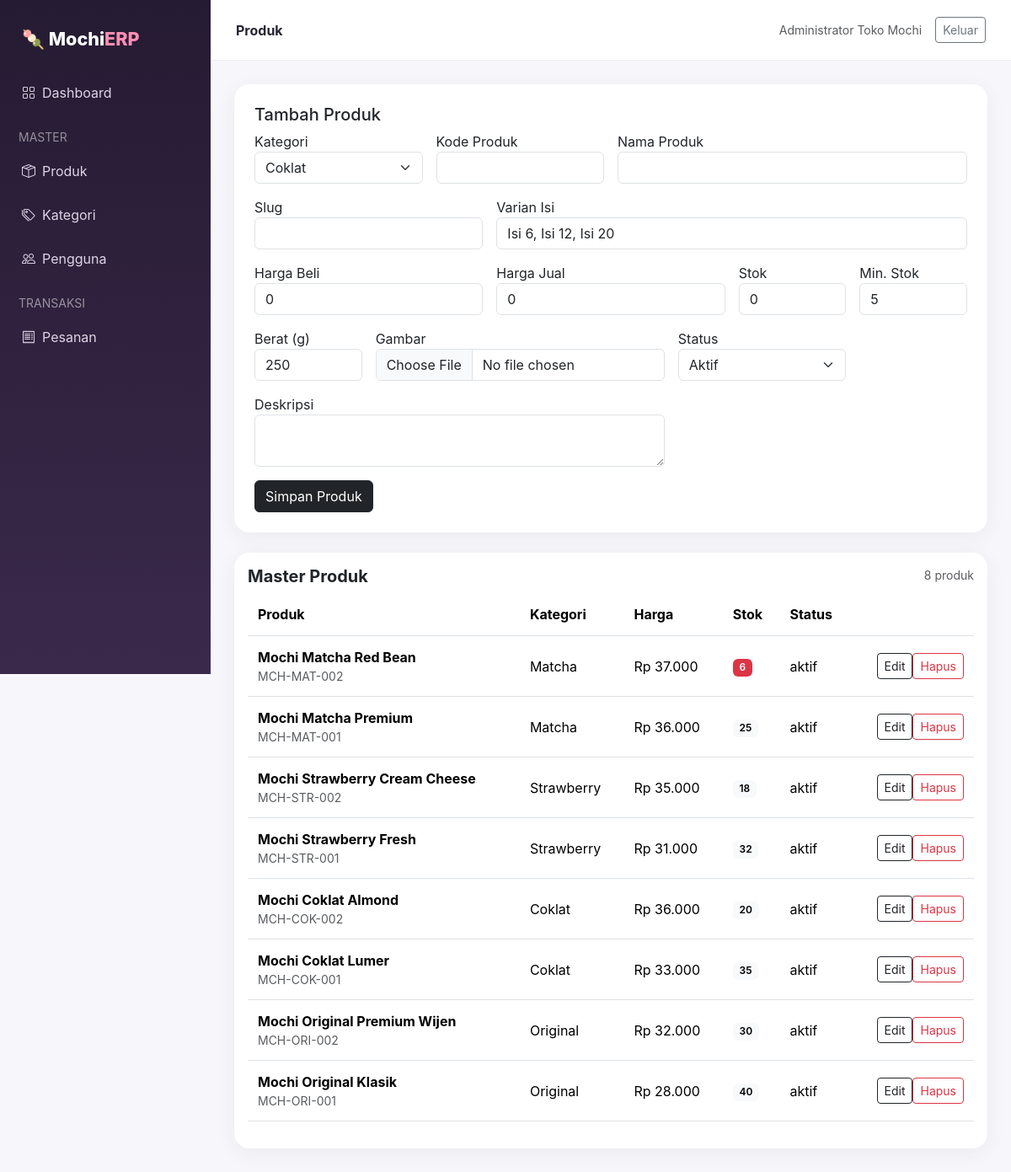
Screenshot of /index.php?route=produk (signed in) with the database file from the repository.
### tables this page shows
CREATE TABLE `produk` (
  `id` INT AUTO_INCREMENT PRIMARY KEY,
  `kategori_id` INT NOT NULL COMMENT 'Relasi ke tabel kategori (rasa mochi)',
  `kode_produk` VARCHAR(30) NOT NULL UNIQUE COMMENT 'SKU / Barcode unik produk (misal: MCH-ORI-001)',
  `nama_produk` VARCHAR(150) NOT NULL COMMENT 'Nama komersial mochi',
  `slug` VARCHAR(180) NOT NULL UNIQUE COMMENT 'Slug untuk URL detail produk',
  `deskripsi` TEXT DEFAULT NULL COMMENT 'Deskripsi detail isian dan bahan mochi',
  `varian_isi` VARCHAR(50) NOT NULL DEFAULT 'Isi 6, Isi 12, Isi 20' COMMENT 'Pilihan varian jumlah isi per box yang tersedia',
  `harga_beli` DECIMAL(12,2) NOT NULL DEFAULT 0.00 COMMENT 'HPP (Harga Pokok Pembelian) satuan saat produksi/restock',
  `harga_jual` DECIMAL(12,2) NOT NULL DEFAULT 0.00 COMMENT 'Harga jual ke konsumen e-commerce',
  `stok` INT NOT NULL DEFAULT 0 COMMENT 'Jumlah stok fisik (box) saat ini',
  `stok_minimum` INT NOT NULL DEFAULT 5 COMMENT 'Batas peringatan stok menipis pada dashboard ERP',
  `berat_gram` INT NOT NULL DEFAULT 250 COMMENT 'Berat produk dalam gram untuk hitung ongkir',
  `gambar` VARCHAR(255) DEFAULT 'default_mochi.jpg' COMMENT 'Nama file foto produk',
  `status` ENUM('aktif', 'nonaktif') NOT NULL DEFAULT 'aktif' COMMENT 'Status tayang di katalog',
  `dibuat_pada` DATETIME DEFAULT CURRENT_TIMESTAMP,
  `diperbarui_pada` DATETIME DEFAULT CURRENT_TIMESTAMP ON UPDATE CURRENT_TIMESTAMP,
  CONSTRAINT `fk_produk_kategori` FOREIGN KEY (`kategori_id`) REFERENCES `kategori` (`id`) ON DELETE
  RESTRICT ON UPDATE CASCADE
);

CREATE TABLE `kategori` (
  `id` INT AUTO_INCREMENT PRIMARY KEY,
  `nama_kategori` VARCHAR(100) NOT NULL COMMENT 'Nama kategori rasa mochi (Original, Coklat, Strawberry, Matcha)',
  `slug` VARCHAR(120) NOT NULL UNIQUE COMMENT 'Slug ramah URL',
  `deskripsi` TEXT DEFAULT NULL COMMENT 'Penjelasan singkat kategori rasa',
  `dibuat_pada` DATETIME DEFAULT CURRENT_TIMESTAMP
);

### config/app.php (called while the page is built, shortened)
<?php
function db(): PDO {
    static $db;
    if (!$db) $db = (new Database())->connect();
    return $db;
}
function e($value): string {
    return htmlspecialchars((string)$value, ENT_QUOTES, 'UTF-8');
}
function rupiah($n): string {
    return 'Rp '.number_format((float)$n, 0, ',', '.');
}
function view(string $name, array $data=[]): void {
    extract($data);
    require __DIR__.'/../app/views/'.$name.'.php';
}

### app/controllers/ProdukController.php (called while the page is built, shortened)
<?php
class ProdukController {
    public function index() {
        $edit=null;
        $rows=db()->query("SELECT p.*,k.nama_kategori FROM produk p JOIN kategori k ON k.id=p.kategori_id ORDER BY p.id DESC")->fetchAll();
        $categories=db()->query("SELECT * FROM kategori ORDER BY nama_kategori")->fetchAll();
        view('produk/index',compact('rows','categories','edit'));
    }
}

### public/index.php (called while the page is built, shortened)
<?php
require_once __DIR__.'/../config/app.php';
$route = $_GET['route'] ?? 'catalog';
$map = [
 'home' => ['HomeController','index'],
 'kategori' => ['KategoriController','index'],
 'produk' => ['ProdukController','index'],
 'pengguna' => ['PenggunaController','index'],
 'pesanan' => ['PesananController','index'],
 'keranjang' => ['KeranjangController','keranjang'],
 'checkout' => ['KeranjangController','checkout'],
 'pembayaran' => ['KeranjangController','pembayaran'],
];
[$controller,$method] = $map[$route];
(new $controller())->$method();

### app/views/produk/index.php (the view)
<?php $title='Produk'; require __DIR__.'/../partials/header.php'; ?>
<div class="card p-4 mb-4"><h5><?= $edit?'Edit':'Tambah' ?> Produk</h5><form method="post" enctype="multipart/form-data"><?php echo csrf_field(); ?><input type="hidden" name="action" value="save"><input type="hidden" name="id" value="<?=e($edit['id']??'')?>"><input type="hidden" name="gambar_lama" value="<?=e($edit['gambar']??'')?>"><div class="row g-3"><div class="col-md-3"><label>Kategori</label><select class="form-select" name="kategori_id" required><?php foreach($categories as $c): ?><option value="<?=$c['id']?>" <?=($edit['kategori_id']??'')==$c['id']?'selected':''?>><?=e($c['nama_kategori'])?></option><?php endforeach; ?></select></div><div class="col-md-3"><label>Kode Produk</label><input class="form-control" name="kode_produk" required value="<?=e($edit['kode_produk']??'')?>"></div><div class="col-md-6"><label>Nama Produk</label><input class="form-control" name="nama_produk" required value="<?=e($edit['nama_produk']??'')?>"></div><div class="col-md-4"><label>Slug</label><input class="form-control" name="slug" required value="<?=e($edit['slug']??'')?>"></div><div class="col-md-8"><label>Varian Isi</label><input class="form-control" name="varian_isi" value="<?=e($edit['varian_isi']??'Isi 6, Isi 12, Isi 20')?>"></div><div class="col-md-4"><label>Harga Beli</label><input class="form-control" type="number" name="harga_beli" value="<?=e($edit['harga_beli']??0)?>"></div><div class="col-md-4"><label>Harga Jual</label><input class="form-control" type="number" name="harga_jual" value="<?=e($edit['harga_jual']??0)?>"></div><div class="col-md-2"><label>Stok</label><input class="form-control" type="number" name="stok" value="<?=e($edit['stok']??0)?>"></div><div class="col-md-2"><label>Min. Stok</label><input class="form-control" type="number" name="stok_minimum" value="<?=e($edit['stok_minimum']??5)?>"></div><div class="col-md-2"><label>Berat (g)</label><input class="form-control" type="number" name="berat_gram" value="<?=e($edit['berat_gram']??250)?>"></div><div class="col-md-5"><label>Gambar</label><input class="form-control" type="file" name="gambar" accept=".jpg,.jpeg,.png,.webp,.svg"></div><div class="col-md-3"><label>Status</label><select class="form-select" name="status"><option value="aktif" <?=($edit['status']??'aktif')==='aktif'?'selected':''?>>Aktif</option><option value="nonaktif" <?=($edit['status']??'')==='nonaktif'?'selected':''?>>Nonaktif</option></select></div><div class="col-md-7"><label>Deskripsi</label><textarea class="form-control" name="deskripsi"><?=e($edit['deskripsi']??'')?></textarea></div></div><div class="mt-3"><button class="btn btn-dark">Simpan Produk</button> <?php if($edit): ?><a class="btn btn-light" href="?route=produk">Batal</a><?php endif; ?></div></form></div>
<div class="card p-3"><div class="d-flex justify-content-between"><h5 class="fw-bold">Master Produk</h5><span class="text-muted small"><?=count($rows)?> produk</span></div><div class="table-responsive"><table class="table align-middle"><thead><tr><th>Produk</th><th>Kategori</th><th>Harga</th><th>Stok</th><th>Status</th><th></th></tr></thead><tbody><?php foreach($rows as $r): ?><tr><td><div class="d-flex gap-2 align-items-center"><img class="product-img" src="<?=base_url('uploads/'.e($r['gambar']))?>" onerror="this.style.display='none'"><div><strong><?=e($r['nama_produk'])?></strong><div class="small text-muted"><?=e($r['kode_produk'])?></div></div></div></td><td><?=e($r['nama_kategori'])?></td><td><?=rupiah($r['harga_jual'])?></td><td><span class="badge <?=$r['stok']<=$r['stok_minimum']?'text-bg-danger':'text-bg-light'?>"><?=$r['stok']?></span></td><td><?=e($r['status'])?></td><td class="text-end"><a class="btn btn-sm btn-outline-dark" href="?route=produk&edit=<?=$r['id']?>">Edit</a><form class="d-inline" method="post"><?php echo csrf_field(); ?><input type="hidden" name="action" value="delete"><input type="hidden" name="id" value="<?=$r['id']?>"><button data-confirm="Hapus produk?" class="btn btn-sm btn-outline-danger">Hapus</button></form></td></tr><?php endforeach; ?></tbody></table></div></div>
<?php require __DIR__.'/../partials/footer.php'; ?>

### app/views/partials/header.php (style rules this page uses)
:root { --pink:#ff6b9d;--dark:#241b2f;--cream:#fff9f4 }
body { background:#f7f7fb;color:#282433;font-family:Inter,system-ui,-apple-system,Segoe UI,sans-serif }
.card { border:0;border-radius:18px;box-shadow:0 5px 24px rgba(35,25,45,.06) }
.table> :not(caption)>*>* { padding:13px 12px }
.badge { font-weight:600 }

### rows the page displays
produk: nama_produk "Mochi Matcha Red Bean", kode_produk "MCH-MAT-002", kategori.nama_kategori "Matcha", harga_jual "Rp 37.000", stok "6", status "aktif"
produk: nama_produk "Mochi Matcha Premium", kode_produk "MCH-MAT-001", kategori.nama_kategori "Matcha", harga_jual "Rp 36.000", stok "25", status "aktif"
produk: nama_produk "Mochi Strawberry Cream Cheese", kode_produk "MCH-STR-002", kategori.nama_kategori "Strawberry", harga_jual "Rp 35.000", stok "18", status "aktif"
produk: nama_produk "Mochi Strawberry Fresh", kode_produk "MCH-STR-001", kategori.nama_kategori "Strawberry", harga_jual "Rp 31.000", stok "32", status "aktif"
produk: nama_produk "Mochi Coklat Almond", kode_produk "MCH-COK-002", kategori.nama_kategori "Coklat", harga_jual "Rp 36.000", stok "20", status "aktif"
produk: nama_produk "Mochi Coklat Lumer", kode_produk "MCH-COK-001", kategori.nama_kategori "Coklat", harga_jual "Rp 33.000", stok "35", status "aktif"
produk: nama_produk "Mochi Original Premium Wijen", kode_produk "MCH-ORI-002", kategori.nama_kategori "Original", harga_jual "Rp 32.000", stok "30", status "aktif"
produk: nama_produk "Mochi Original Klasik", kode_produk "MCH-ORI-001", kategori.nama_kategori "Original", harga_jual "Rp 28.000", stok "40", status "aktif"

### other values shown
$title "Produk"
auth()['nama_lengkap'] "Administrator Toko Mochi"
count($rows) "8"
form field kategori_id "Coklat"
